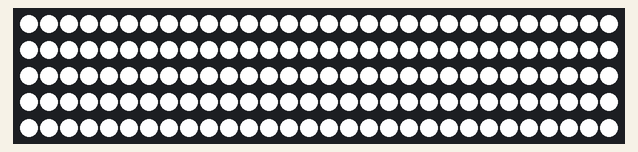
Bench run of a sketch on a simulated Arduino Uno, built with avr-gcc and run on an emulated ATmega328P. On the bench: 150 RGB LEDs in strip order, left to right, continuing on the next row.

Above: at 1.2 s.

The sketch:

main.ino
```cpp
#include <Adafruit_NeoPixel.h>
#ifdef __AVR__
  #include <avr/power.h>
#endif
#define PIN         6
#define NUMPIXELS 150

typedef struct color {
  unsigned int R;
  unsigned int G;
  unsigned int B;
  unsigned int W;
} color;
int getcolor(color* couleur){return (couleur->R, couleur->G, couleur->B, couleur->W);}

color Rouge = {255, 0, 0, 0};
color Vert = {0, 255, 0, 0};
color Bleu = {0, 0, 255, 0};
color Blanc = {0, 0, 0, 255};


Adafruit_NeoPixel pixels(NUMPIXELS, PIN, NEO_GRBW + NEO_KHZ800);
#define DELAYVAL 100

void setup() {
#if defined(__AVR_ATtiny85__) && (F_CPU == 16000000)
  clock_prescale_set(clock_div_1);
#endif

  pixels.begin();
    for(int i=0; i<NUMPIXELS; i++) {

    pixels.setPixelColor(i, pixels.Color(0, 0, 0, 0xFF));
    pixels.show();
    //delay(DELAYVAL);
  }
}

void loop() {
//  pixels.clear();


  for(int i=256; i>0; --i) {

    //pixels.setBrightness(i);
   // delay(DELAYVAL);
  }
}
```
